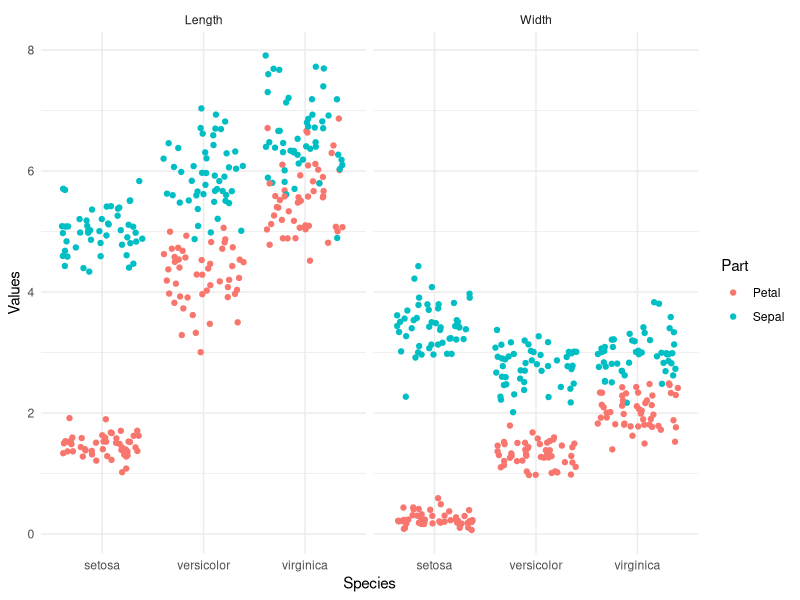

This chart was generated by the following R code:
## An example
library(tidyr)
# as_tibble() convert a data frame into a tibble
# recall the definition of tidy data
#   - Every column is variable
#   - Every row is an observation
#   - Every cell is a single value
# Does the iris data satisfy the three conditions? 
as_tibble(iris)

library(ggplot2)
# STEP 1: pivot_longer() lengthens data
iris %>%
  pivot_longer(cols = -Species, names_to = "Measures", values_to = "Values")

# STEP 2: `separate()` separates a character column into multiple columns
# recall the definition of tidy data
#   - Every column is variable
#   - Every row is an observation
#   - Every cell is a single value
# Does this reorganized iris data satisfy the three conditions? 
iris %>%
  pivot_longer(cols = -Species, names_to = "Measures", values_to = "Values") %>%
  separate(col = Measures, into = c("Part", "Measure"))

# STEP 3: `ggplot()` creates the plot
# Can you see the advantage of the reorganized iris data? 
iris %>%
  pivot_longer(cols = -Species, names_to = "Measures", values_to = "Values") %>%
  separate(col = Measures, into = c("Part", "Measure")) %>%
  ggplot(aes(x = Species, y = Values, color = Part)) + 
  geom_jitter() + 
  facet_grid(cols = vars(Measure)) + 
  theme_minimal()


## `pivot_longer()`
# table4a is an example dataset in tidyr 
table4a

table4a %>% 
  pivot_longer(cols = c(`1999`, `2000`), names_to = "year", values_to = "cases")


## `pivot_wider()`
# table2 is an example data in tidyr
table2

table2 %>%
  pivot_wider(names_from = type, values_from = count)


## `separate()`
table3

# By default, any non-alphanumeric character will be a delimiter. 
table3 %>%
  separate(rate, into = c("cases", "population"))

# you can specify your own delimiter using sep
# note that the types of cases and population are characters 
# separate() keeps the original type
table3 %>%
  separate(rate, into = c("cases", "population"), sep = "/")

# convert = TRUE will convert to better type
table3 %>% 
  separate(rate, into = c("cases", "population"), convert = TRUE)

# separate() will interpret the integers as positions to split at 1
table3 %>% 
  separate(year, into = c("century", "year"), sep = 1)

# separate() will interpret the integers as positions to split at -1
table3 %>% 
  separate(year, into = c("century", "year"), sep = -1)

# separate() will interpret the integers as positions to split at 2
table3 %>% 
  separate(year, into = c("century", "year"), sep = 2)


## `unite()`
table5

# By default, unite() will place an underscore(_)
table5 %>%
  unite(new, century, year)

table5 %>% 
  unite(new, century, year, sep = "")


